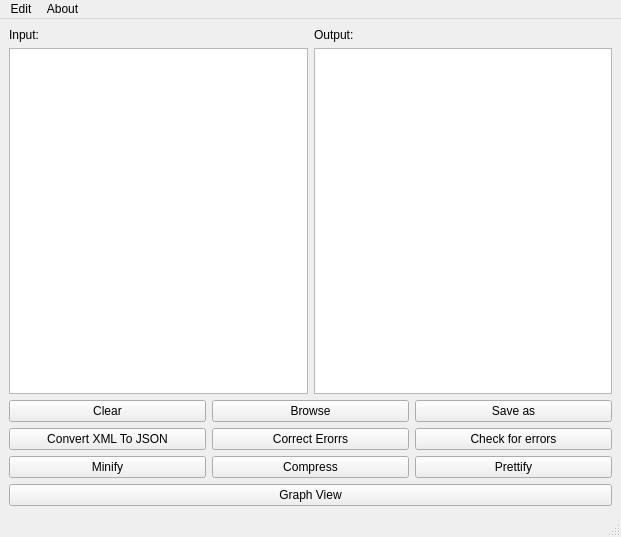
<?xml version="1.0" encoding="UTF-8"?>
<ui version="4.0">
 <class>MainWindow</class>
 <widget class="QMainWindow" name="MainWindow">
  <property name="geometry">
   <rect>
    <x>0</x>
    <y>0</y>
    <width>621</width>
    <height>537</height>
   </rect>
  </property>
  <property name="windowTitle">
   <string>XML To Json Converter</string>
  </property>
  <widget class="QWidget" name="centralwidget">
   <layout class="QVBoxLayout" name="verticalLayout_3">
    <item>
     <layout class="QHBoxLayout" name="horizontalLayout_4">
      <item>
       <layout class="QVBoxLayout" name="verticalLayout">
        <item>
         <widget class="QLabel" name="label">
          <property name="text">
           <string>Input:</string>
          </property>
         </widget>
        </item>
        <item>
         <widget class="QPlainTextEdit" name="plainTextEdit">
          <property name="plainText">
           <string/>
          </property>
         </widget>
        </item>
       </layout>
      </item>
      <item>
       <layout class="QVBoxLayout" name="verticalLayout_2">
        <item>
         <widget class="QLabel" name="label_2">
          <property name="text">
           <string>Output:</string>
          </property>
         </widget>
        </item>
        <item>
         <widget class="QPlainTextEdit" name="plainTextEdit_2"/>
        </item>
       </layout>
      </item>
     </layout>
    </item>
    <item>
     <layout class="QHBoxLayout" name="horizontalLayout">
      <item>
       <widget class="QPushButton" name="pushButton">
        <property name="text">
         <string>Clear</string>
        </property>
       </widget>
      </item>
      <item>
       <widget class="QPushButton" name="pushButton_2">
        <property name="text">
         <string>Browse</string>
        </property>
       </widget>
      </item>
      <item>
       <widget class="QPushButton" name="pushButton_3">
        <property name="text">
         <string>Save as</string>
        </property>
       </widget>
      </item>
     </layout>
    </item>
    <item>
     <layout class="QHBoxLayout" name="horizontalLayout_2">
      <item>
       <widget class="QPushButton" name="pushButton_5">
        <property name="text">
         <string>Convert XML To JSON</string>
        </property>
       </widget>
      </item>
      <item>
       <widget class="QPushButton" name="pushButton_4">
        <property name="text">
         <string>Correct Erorrs</string>
        </property>
       </widget>
      </item>
      <item>
       <widget class="QPushButton" name="pushButton_6">
        <property name="text">
         <string>Check for errors</string>
        </property>
       </widget>
      </item>
     </layout>
    </item>
    <item>
     <layout class="QHBoxLayout" name="horizontalLayout_3">
      <item>
       <widget class="QPushButton" name="pushButton_7">
        <property name="text">
         <string>Minify</string>
        </property>
       </widget>
      </item>
      <item>
       <widget class="QPushButton" name="pushButton_8">
        <property name="text">
         <string>Compress</string>
        </property>
       </widget>
      </item>
      <item>
       <widget class="QPushButton" name="pushButton_9">
        <property name="text">
         <string>Prettify</string>
        </property>
       </widget>
      </item>
     </layout>
    </item>
    <item>
     <widget class="QPushButton" name="pushButton_10">
      <property name="text">
       <string>Graph View</string>
      </property>
     </widget>
    </item>
   </layout>
  </widget>
  <widget class="QMenuBar" name="menubar">
   <property name="geometry">
    <rect>
     <x>0</x>
     <y>0</y>
     <width>621</width>
     <height>21</height>
    </rect>
   </property>
   <widget class="QMenu" name="menuFile">
    <property name="title">
     <string>Edit</string>
    </property>
    <addaction name="actionCopy"/>
    <addaction name="actionPaste"/>
    <addaction name="actionUndo"/>
    <addaction name="actionRedo"/>
   </widget>
   <widget class="QMenu" name="menuAbout">
    <property name="title">
     <string>About</string>
    </property>
    <addaction name="actionAbout"/>
    <addaction name="actionAbout_us"/>
   </widget>
   <addaction name="menuFile"/>
   <addaction name="menuAbout"/>
  </widget>
  <widget class="QStatusBar" name="statusbar"/>
  <action name="actionCopy">
   <property name="icon">
    <iconset resource="Res.qrc">
     <normaloff>:/images/copy.png</normaloff>:/images/copy.png</iconset>
   </property>
   <property name="text">
    <string>Copy</string>
   </property>
   <property name="shortcut">
    <string>Ctrl+C</string>
   </property>
  </action>
  <action name="actionPaste">
   <property name="icon">
    <iconset resource="Res.qrc">
     <normaloff>:/images/paste.png</normaloff>:/images/paste.png</iconset>
   </property>
   <property name="text">
    <string>Paste</string>
   </property>
   <property name="shortcut">
    <string>Ctrl+V</string>
   </property>
  </action>
  <action name="actionUndo">
   <property name="icon">
    <iconset resource="Res.qrc">
     <normaloff>:/images/undo.png</normaloff>:/images/undo.png</iconset>
   </property>
   <property name="text">
    <string>Undo</string>
   </property>
   <property name="shortcut">
    <string>Ctrl+Z</string>
   </property>
  </action>
  <action name="actionRedo">
   <property name="icon">
    <iconset resource="Res.qrc">
     <normaloff>:/images/redo.png</normaloff>:/images/redo.png</iconset>
   </property>
   <property name="text">
    <string>Redo</string>
   </property>
   <property name="shortcut">
    <string>Ctrl+Y</string>
   </property>
  </action>
  <action name="actionAbout">
   <property name="icon">
    <iconset resource="Res.qrc">
     <normaloff>:/images/about 1.png</normaloff>:/images/about 1.png</iconset>
   </property>
   <property name="text">
    <string>About Project</string>
   </property>
   <property name="shortcut">
    <string>F11</string>
   </property>
  </action>
  <action name="actionAbout_us">
   <property name="icon">
    <iconset resource="Res.qrc">
     <normaloff>:/images/about 2.png</normaloff>:/images/about 2.png</iconset>
   </property>
   <property name="text">
    <string>About us</string>
   </property>
   <property name="shortcut">
    <string>F12</string>
   </property>
  </action>
 </widget>
 <resources>
  <include location="Res.qrc"/>
 </resources>
 <connections>
  <connection>
   <sender>pushButton</sender>
   <signal>clicked()</signal>
   <receiver>plainTextEdit</receiver>
   <slot>clear()</slot>
   <hints>
    <hint type="sourcelabel">
     <x>125</x>
     <y>433</y>
    </hint>
    <hint type="destinationlabel">
     <x>125</x>
     <y>394</y>
    </hint>
   </hints>
  </connection>
  <connection>
   <sender>pushButton</sender>
   <signal>clicked()</signal>
   <receiver>plainTextEdit_2</receiver>
   <slot>clear()</slot>
   <hints>
    <hint type="sourcelabel">
     <x>159</x>
     <y>430</y>
    </hint>
    <hint type="destinationlabel">
     <x>378</x>
     <y>379</y>
    </hint>
   </hints>
  </connection>
 </connections>
</ui>
